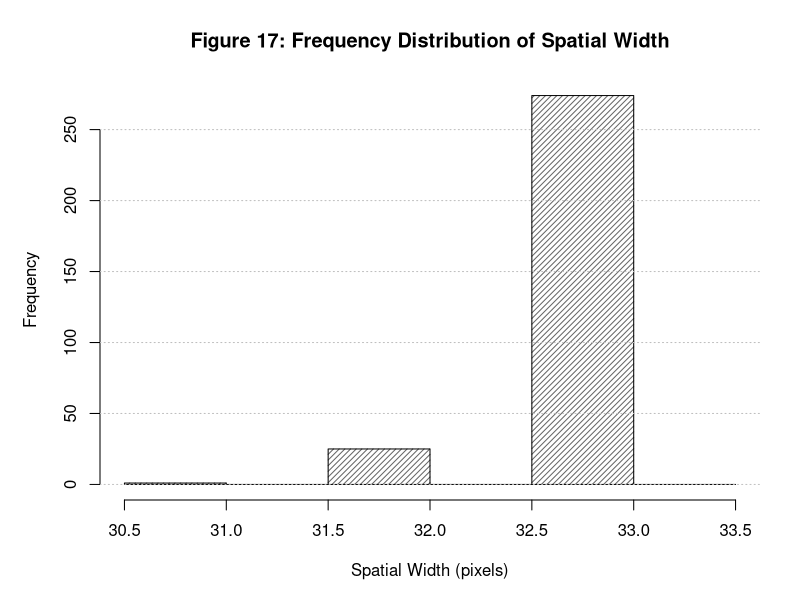

This figure's R source:
# =====================================================================
# Figure 17: Distribution of Spatial Width (Descriptive) - B&W / Print-Optimized
# =====================================================================

dir.create("figures", showWarnings = FALSE)
nmnist_data <- read.csv("nmnist_features.csv")

cat("Generating Figure 17: Histogram of Spatial Width...\n")
png("figures/fig17_spatial_width_hist.png", width = 2400, height = 1800, res = 300)
par(mar = c(5, 5, 4, 2))

hist(nmnist_data$spatial_width, 
     breaks = seq(30.5, 33.5, by = 0.5), 
     col = "gray40", 
     density = 25,
     angle = 45,
     border = "black",
     main = "Figure 17: Frequency Distribution of Spatial Width", 
     xlab = "Spatial Width (pixels)", 
     ylab = "Frequency",
     cex.main = 1.2, cex.lab = 1.0)

grid(nx = NA, ny = NULL, col = "gray75", lty = "dotted")
dev.off()

cat("Successfully generated figures/fig17_spatial_width_hist.png\n")
